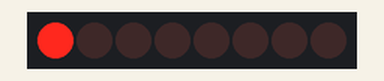
The sketch below on a simulated Arduino Uno, built with avr-gcc and run on an emulated ATmega328P. Shown: 8 shift-register outputs drawn as a row of LEDs (first output left, lit = HIGH). Wiring (inferred from the names in the program): shift register (74HC595): data pin 2; shift clock pin 3; latch pin 4. Wiring (inferred from the signals the program sends): row of LEDs: on Q0, Q1, Q2, Q3, Q4, Q5, Q6, Q7. What the sketch prints to the serial monitor is not drawn.

Above: at 0.1 s.
Timing chart, 0 to 40.0 s (numbered marks = the images above):
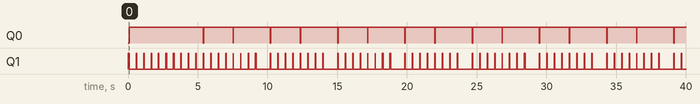

Measured:
- by itself, Q0: repeats every 4.8 s: LOW 0.03 s, HIGH 2.1 s, LOW 0.03 s, HIGH 2.6 s

The sketch:

MPC4725.ino
```cpp
#include <Wire.h>
#include <Adafruit_MCP4725.h>
Adafruit_MCP4725 dac;
// Set this value to 9, 8, 7, 6 or 5 to adjust the resolution
#define DAC_RESOLUTION    (9)

int op2 = 2;
int op3 = 3;
int op4 = 4;

int op5;


int sbyte[] = {0x08, 0x04, 0x02, 0x01,0,0,0, 0};


float j;
float K;
void setup(void) {
  Serial.begin(9600);

  pinMode(op2, OUTPUT);
  pinMode(op3, OUTPUT);
  pinMode(op4, OUTPUT);
  pinMode(op5, OUTPUT);

  digitalWrite(op2, LOW);
  digitalWrite(op3, LOW);
  digitalWrite(op4, LOW);
  digitalWrite(op5, LOW);


  Serial.println("MCP4725A1 Test");
  // MCP4725A1 address is 0x62 (default)
  // MCP4725A1 address is 0x63 (ADDR pin tied to VCC)
  // MCP4725A1 address is 0x60 (ADDR pin tied to GND)

}

void sencors2(float m) {
    dac.begin(0x61); //I have my ADDR pin connected to GND so address is 0x60
      Serial.print("Value for J:");
      Serial.println(m);
      dac.setVoltage((m*4095)/50, false);        //Set voltage to 1V
}

void sencors3(float m) {
    dac.begin(0x61); //I have my ADDR pin connected to GND so address is 0x60
      Serial.print("Value for K:");
      Serial.println(m);
      dac.setVoltage((m*4095)/50, false);        //Set voltage to 1
}

void sencors4(float m) {
    dac.begin(0x61); //I have my ADDR pin connected to GND so address is 0x60
      Serial.print("Value for J:");
      Serial.println(m);
      dac.setVoltage((m*4095)/50, false);        //Set voltage to 1V
}

void sencors5(float m) {
    dac.begin(0x61); //I have my ADDR pin connected to GND so address is 0x60
      Serial.print("Value for K:");
      Serial.println(m);
      dac.setVoltage((m*4095)/50, false);        //Set voltage to 1V
      Serial.print("Voltage Value:");
      Serial.println((m*4095)/50);
}

void shift_resiter(int num){
 digitalWrite(op4, LOW); // Pull the LATCH pin LOW to start sending data
  shiftOut(op2, op3, MSBFIRST, sbyte[num]); // Send data to the shift register
  digitalWrite(op4, HIGH); // Pull the LATCH pin HIGH to update the LEDs
  //Serial.println("out of shift_resiter");
}

void sencors() {
      K =0;
      j =100;
  for (int i =0; i<=100;i++){

        sencors2(K);
        shift_resiter(0);
        sencors3(j);
        shift_resiter(1);
        sencors4(K);
        shift_resiter(2);
        sencors5(j);
        shift_resiter(3);
        K =K + 1 ;
        j =j -1;
      delay(500);
  };
}

void loop(void) {
    sencors();
}
```
